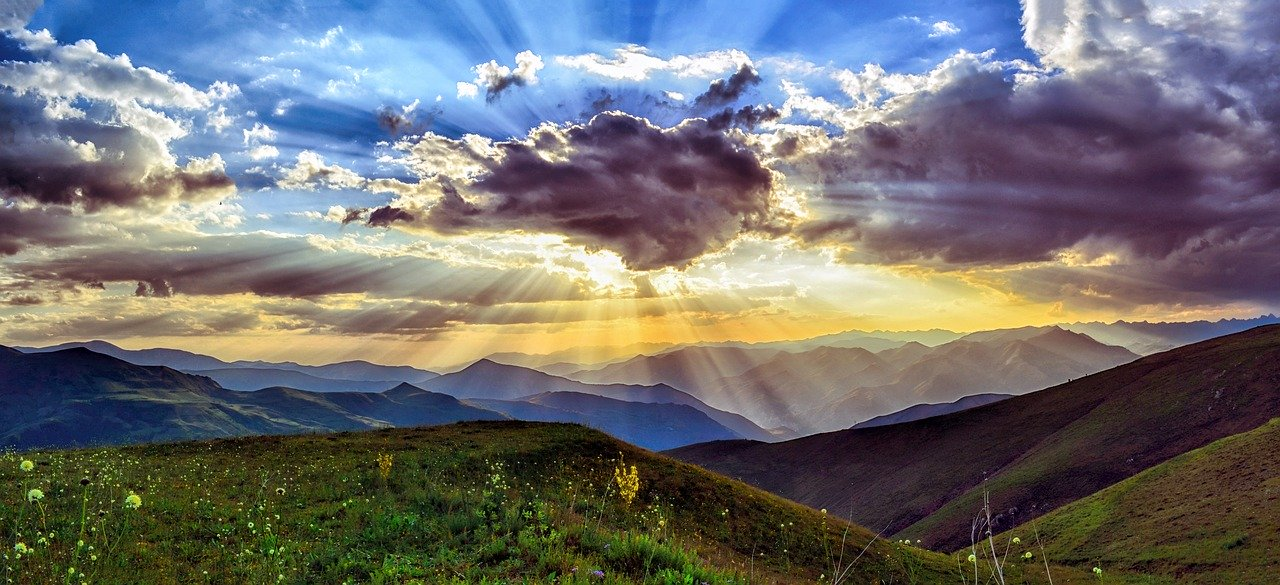
#> input picture computação gráfica/nature.jpg, 1280 x 585 px, found by its file name
$ python girarImagem90.py
#> lines starting #> are read from the running program, lines starting #| are printed output that depends on the picture
from PIL import Image

# Carregue a imagem desejada
imagem = Image.open("/home/fabio/Documentos/computação gráfica/nature.jpg")
#> imagem is the input picture: PIL image 1280x585 RGB; mean R, G, B 111.2, 110.6, 111.7

# Gire a imagem em 90 graus no sentido anti-horário
imagem_rotacionada = imagem.transpose(Image.ROTATE_270)
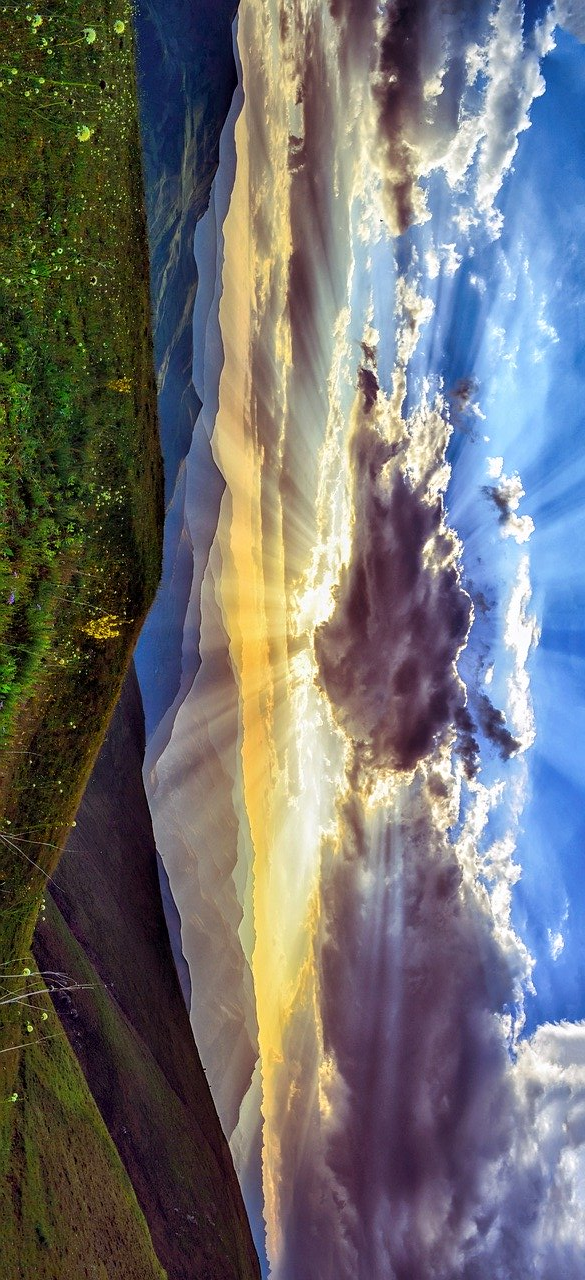
#> imagem_rotacionada: PIL image 585x1280 RGB; mean R, G, B 111.2, 110.6, 111.7

# Para rotacionar 90 graus ==> ROTATE_90
# Para rotacionar 180 graus ==> ROTATE_180
# Para rotacionar 270 graus ==> ROTATE_270
# Para rotacionar 360 graus ==> ROTATE_360


# Salva a imagem rotacionada
imagem_rotacionada.save("imagem_rotacionada.jpg")
